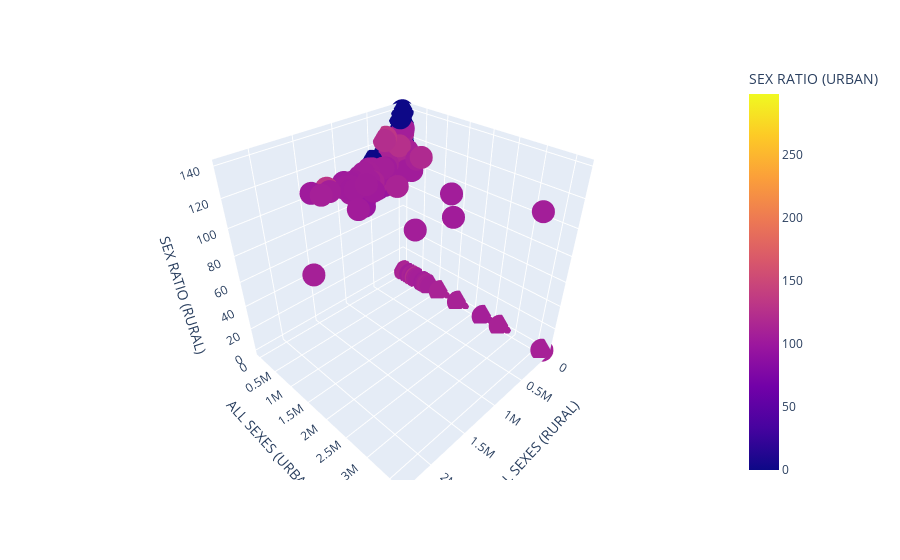

Notebook source saved alongside this figure:
### Markdown cell above
## Social Media Icons

[![LinkedIn](https://raw.githubusercontent.com/path-to-your-linkedin-icon.png)](https://www.linkedin.com/in/yourprofile)

[![Twitter](https://raw.githubusercontent.com/path-to-your-twitter-icon.png)](https://twitter.com/yourhandle)

[![Kaggle](https://raw.githubusercontent.com/path-to-your-kaggle-icon.png)](https://www.kaggle.com/yourprofile)

[![GitHub](https://raw.githubusercontent.com/path-to-your-github-icon.png)](https://github.com/yourusername)

### Code cell
fig = px.scatter_3d(df, x='ALL SEXES (RURAL)', y='ALL SEXES (URBAN)', z='SEX RATIO (RURAL)', color='SEX RATIO (URBAN)')
fig.show()

### Figure 1 — Plotly figure (JSON) as saved in the notebook; plotly's stock layout.template omitted (floating-point values rounded to 4 significant figures; data arrays with more than 128 entries replaced by an {"elided": "..."} marker saying what was removed)
{"data": [{"hovertemplate": "ALL SEXES (RURAL)=%{x}<br>ALL SEXES (URBAN)=%{y}<br>SEX RATIO (RURAL)=%{z}<br>SEX RATIO (URBAN)=%{marker.color}<extra></extra>", "legendgroup": "", "marker": {"color": {"elided": "528 float values"}, "coloraxis": "coloraxis", "symbol": "circle"}, "mode": "markers", "name": "", "scene": "scene", "showlegend": false, "type": "scatter3d", "x": {"elided": "528 int values"}, "y": {"elided": "528 int values"}, "z": {"elided": "528 float values"}}], "layout": {"coloraxis": {"colorbar": {"title": {"text": "SEX RATIO (URBAN)"}}, "colorscale": [[0, "#0d0887"], [0.1111, "#46039f"], [0.2222, "#7201a8"], [0.3333, "#9c179e"], [0.4444, "#bd3786"], [0.5556, "#d8576b"], [0.6667, "#ed7953"], [0.7778, "#fb9f3a"], [0.8889, "#fdca26"], [1, "#f0f921"]]}, "legend": {"tracegroupgap": 0}, "margin": {"t": 60}, "scene": {"domain": {"x": [0, 1], "y": [0, 1]}, "xaxis": {"title": {"text": "ALL SEXES (RURAL)"}}, "yaxis": {"title": {"text": "ALL SEXES (URBAN)"}}, "zaxis": {"title": {"text": "SEX RATIO (RURAL)"}}}}}
